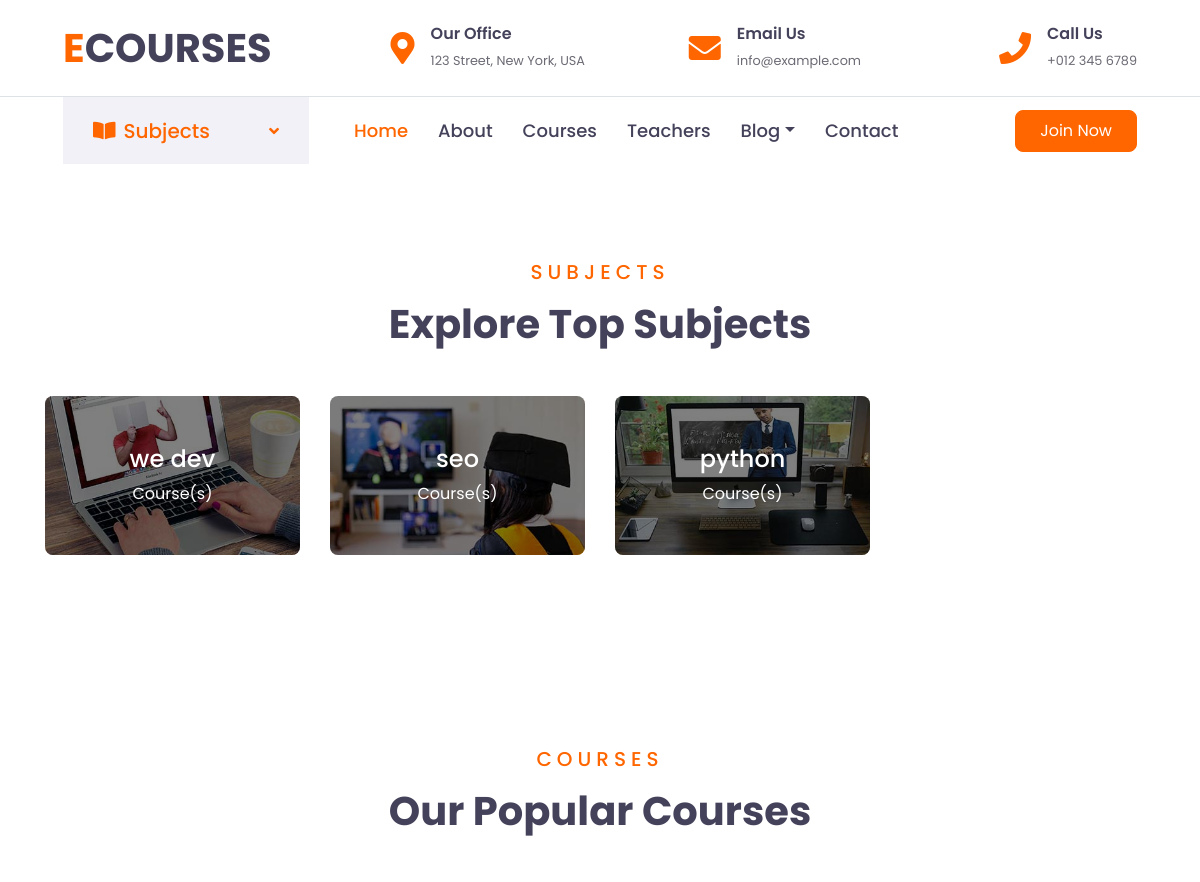
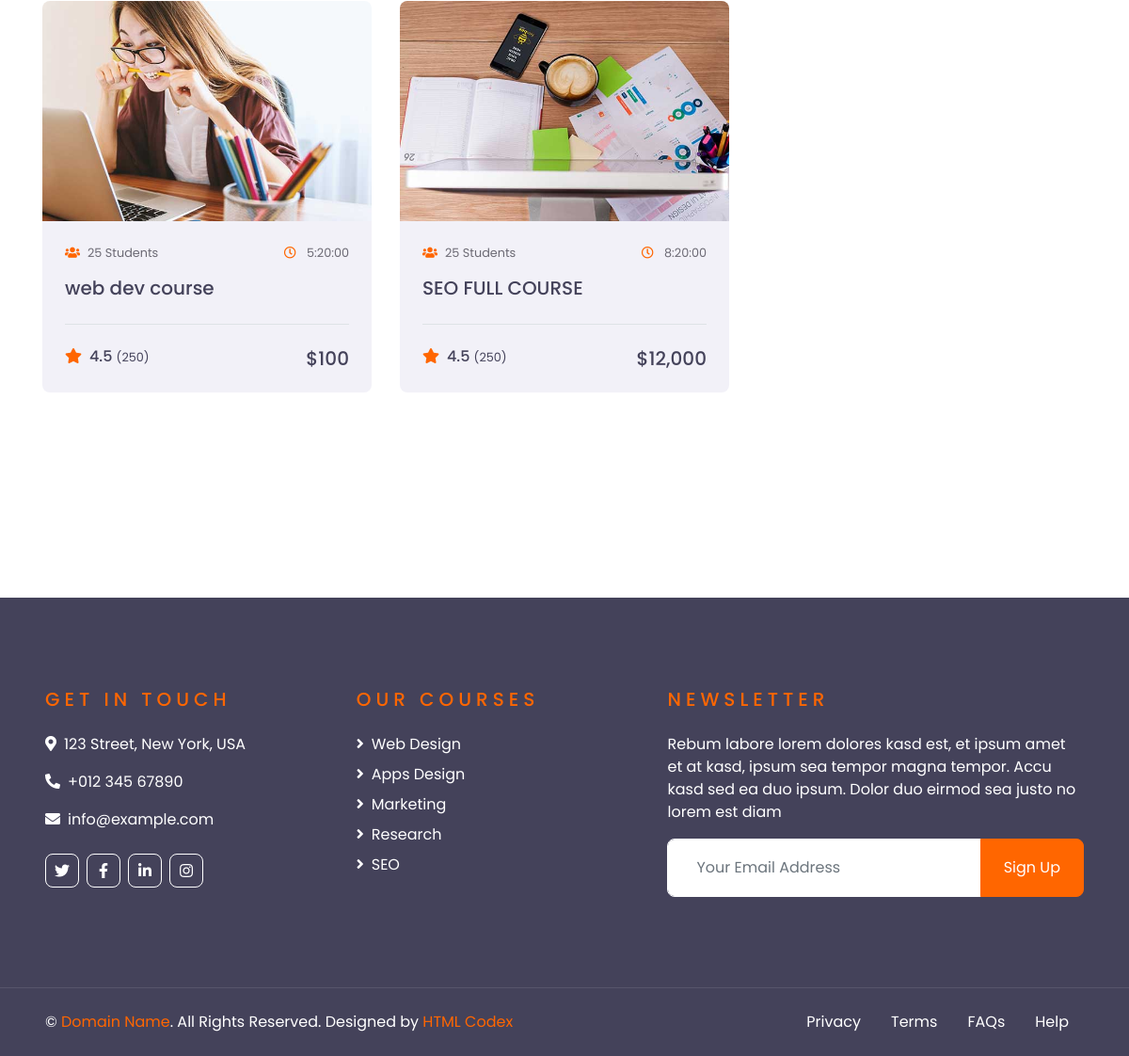
Screenshot of /course/ with the database file from the repository (2 pictures, top to bottom).
### home/models.py (models this page shows, shortened)
class Subjects(models.Model):
    subjectname = models.CharField(max_length=30)
    subjectImage = models.ImageField(upload_to='subjectimages',) #upload to media folder
    subjectDescription = models.TextField()
    class Meta:
        verbose_name = 'Subjects'
        verbose_name_plural = 'Subjects'

class Course(models.Model):
    courseSubject = models.ForeignKey(Subjects, on_delete=models.CASCADE,name="course", verbose_name="Course Subject")#relationship for subjects to course
    courseImage = models.ImageField(upload_to='subjectimages',help_text="image size 100 by 100",verbose_name="Course Image")
    courseName = models.CharField(max_length=100,verbose_name="Course Name")
    coursePrice = models.PositiveIntegerField(help_text='Price in dollars',verbose_name="Course Price")
    courseDuration = models.DurationField(default=timedelta(hours=5,minutes=20),verbose_name="Course Duration")

### home/views.py (the view)
# urls.py: path('course/', views.course,name='course'),
def course(reqest):
    all_courses = Course.objects.all() # this is how you query the database for all the courses
    all_subjects = Subjects.objects.annotate(course_count=models.Count('course'))
    context = {"allcourses":all_courses,"allsubjects":all_subjects}
    return render(reqest, 'course.html',context)#allcourses/subjects dictionary

### templates/course.html (shortened to what this page needs)
{% extends "base.html" %}
{% load static %}
{%load humanize %}
    {% block content %}
     <div class="container-fluid py-5">
      <div class="container pt-5 pb-3">
          <div class="text-center mb-5">
              <h5 class="text-primary text-uppercase mb-3" style="letter-spacing: 5px;">Subjects</h5>
              <h1>Explore Top Subjects</h1>
          </div>
          <div class="row">
            {% if  allsubjects%}
            {% for allsubject in allsubjects %}
              <div class="col-lg-3 col-md-6 mb-4">
                  <div class="cat-item position-relative overflow-hidden rounded mb-2">
                      <img class="img-fluid" src="{{allsubject.subjectImage.url}}" alt="{{allsubject.subjectImage.url}}">
                      <a class="cat-overlay text-white text-decoration-none" href="">
                          <h4 class="text-white font-weight-medium"> {{allsubject.subjectname}} </h4>
                          <span> {{allsubject.couse_count}} Course(s)</span>
                      </a>
                  </div>
              </div>
              {% endfor %}
              {% else %}
              <p>no subjects at the moment </p>
              {% endif %}
          </div>
      </div>
  </div>
    <div class="container-fluid py-5">
      <div class="container py-5">
        <div class="text-center mb-5">
          <h5
            class="text-primary text-uppercase mb-3"
            style="letter-spacing: 5px"
          >
            Courses
          </h5>
          <h1>Our Popular Courses</h1>
        </div>
        <div class="row">
          {% if allcourses %}
          {% for allcourse in allcourses %}
          <div class="col-lg-4 col-md-6 mb-4">
            <div class="rounded overflow-hidden mb-2">
              <img
                class="img-fluid"src=" {{allcourse.courseImage.url}} "alt=" {{allcourse.courseName}} "/>
              <div class="bg-secondary p-4">
                <div class="d-flex justify-content-between mb-3">
                  <small class="m-0"
                    ><i class="fa fa-users text-primary mr-2"></i>25
                    Students</small
                  >
                  <small class="m-0"
                    ><i class="far fa-clock text-primary mr-2"></i> {{allcourse.courseDuration}} </small
                  >
                </div>
                <a class="h5" href=""> {{allcourse.courseName }} </a>
                <div class="border-top mt-4 pt-4">
                  <div class="d-flex justify-content-between">
                    <h6 class="m-0">
                      <i class="fa fa-star text-primary mr-2"></i>4.5
                      <small>(250)</small>
                    </h6>
                    <h5 class="m-0"> ${{allcourse.coursePrice |intcomma}} </h5>
                  </div>
                </div>
              </div>
            </div>
          </div>
          {% endfor %}
          {% else %}
          <p>no course at the moment </p>
          {% endif %}
        </div>
      </div>
    </div>
{% endblock content %}

### templates/base.html (shortened to what this page needs)
{%load  static %}
<!DOCTYPE html>
<html lang="en">
<head>
    <link href="https://cdnjs.cloudflare.com/ajax/libs/font-awesome/5.10.0/css/all.min.css" rel="stylesheet">
    <link href="{% static 'lib/owlcarousel/assets/owl.carousel.min.css' %}" rel="stylesheet">
    <link href="{% static 'css/style.css' %}" rel="stylesheet">
</head>
<body>
    <div class="container-fluid d-none d-lg-block">
        <div class="row align-items-center py-4 px-xl-5">
            <div class="col-lg-3">
                <a href="" class="text-decoration-none">
                    <h1 class="m-0"><span class="text-primary">E</span>COURSES</h1>
                </a>
            </div>
            <div class="col-lg-3 text-right">
                <div class="d-inline-flex align-items-center">
                    <i class="fa fa-2x fa-map-marker-alt text-primary mr-3"></i>
                    <div class="text-left">
                        <h6 class="font-weight-semi-bold mb-1">Our Office</h6>
                        <small>123 Street, New York, USA</small>
                    </div>
                </div>
            </div>
            <div class="col-lg-3 text-right">
                <div class="d-inline-flex align-items-center">
                    <i class="fa fa-2x fa-envelope text-primary mr-3"></i>
                    <div class="text-left">
                        <h6 class="font-weight-semi-bold mb-1">Email Us</h6>
                        <small>info@example.com</small>
                    </div>
                </div>
            </div>
            <div class="col-lg-3 text-right">
                <div class="d-inline-flex align-items-center">
                    <i class="fa fa-2x fa-phone text-primary mr-3"></i>
                    <div class="text-left">
                        <h6 class="font-weight-semi-bold mb-1">Call Us</h6>
                        <small>+012 345 6789</small>
                    </div>
                </div>
            </div>
        </div>
    </div>
    <div class="container-fluid">
        <div class="row border-top px-xl-5">
            <div class="col-lg-3 d-none d-lg-block">
                <a class="d-flex align-items-center justify-content-between bg-secondary w-100 text-decoration-none" data-toggle="collapse" href="#navbar-vertical" style="height: 67px; padding: 0 30px;">
                    <h5 class="text-primary m-0"><i class="fa fa-book-open mr-2"></i>Subjects</h5>
                    <i class="fa fa-angle-down text-primary"></i>
                </a>
            </div>
            <div class="col-lg-9">
                <nav class="navbar navbar-expand-lg bg-light navbar-light py-3 py-lg-0 px-0">
                    <div class="collapse navbar-collapse justify-content-between" id="navbarCollapse">
                        <div class="navbar-nav py-0">
                            <a href="{% url "index" %}" class="nav-item nav-link active">Home</a>
                            <a href="{% url "about" %}" class="nav-item nav-link">About</a>
                            <a href="{% url "course" %}" class="nav-item nav-link">Courses</a>
                            <a href="{% url "teacher" %}" class="nav-item nav-link">Teachers</a>
                            <div class="nav-item dropdown">
                                <a href="#" class="nav-link dropdown-toggle" data-toggle="dropdown">Blog</a>
                            </div>
                            <a href="contact.html" class="nav-item nav-link">Contact</a>
                        </div>
                        <a class="btn btn-primary py-2 px-4 ml-auto d-none d-lg-block" href="">Join Now</a>
                    </div>
                </nav>
            </div>
        </div>
    </div>
{% block content %}
{% endblock content %}
    <div class="container-fluid bg-dark text-white py-5 px-sm-3 px-lg-5" style="margin-top: 90px;">
        <div class="row pt-5">
            <div class="col-lg-7 col-md-12">
                <div class="row">
                    <div class="col-md-6 mb-5">
                        <h5 class="text-primary text-uppercase mb-4" style="letter-spacing: 5px;">Get In Touch</h5>
                        <p><i class="fa fa-map-marker-alt mr-2"></i>123 Street, New York, USA</p>
                        <p><i class="fa fa-phone-alt mr-2"></i>+012 345 67890</p>
                        <p><i class="fa fa-envelope mr-2"></i>info@example.com</p>
                        <div class="d-flex justify-content-start mt-4">
                            <a class="btn btn-outline-light btn-square mr-2" href="#"><i class="fab fa-twitter"></i></a>
                            <a class="btn btn-outline-light btn-square mr-2" href="#"><i class="fab fa-facebook-f"></i></a>
                            <a class="btn btn-outline-light btn-square mr-2" href="#"><i class="fab fa-linkedin-in"></i></a>
                            <a class="btn btn-outline-light btn-square" href="#"><i class="fab fa-instagram"></i></a>
                        </div>
                    </div>
                    <div class="col-md-6 mb-5">
                        <h5 class="text-primary text-uppercase mb-4" style="letter-spacing: 5px;">Our Courses</h5>
                        <div class="d-flex flex-column justify-content-start">
                            <a class="text-white mb-2" href="#"><i class="fa fa-angle-right mr-2"></i>Web Design</a>
                            <a class="text-white mb-2" href="#"><i class="fa fa-angle-right mr-2"></i>Apps Design</a>
                            <a class="text-white mb-2" href="#"><i class="fa fa-angle-right mr-2"></i>Marketing</a>
                            <a class="text-white mb-2" href="#"><i class="fa fa-angle-right mr-2"></i>Research</a>
                            <a class="text-white" href="#"><i class="fa fa-angle-right mr-2"></i>SEO</a>
                        </div>
                    </div>
                </div>
            </div>
            <div class="col-lg-5 col-md-12 mb-5">
                <h5 class="text-primary text-uppercase mb-4" style="letter-spacing: 5px;">Newsletter</h5>
                <p>Rebum labore lorem dolores kasd est, et ipsum amet et at kasd, ipsum sea tempor magna tempor. Accu kasd sed ea duo ipsum. Dolor duo eirmod sea justo no lorem est diam</p>
                <div class="w-100">
                    <div class="input-group">
                        <input type="text" class="form-control border-light" style="padding: 30px;" placeholder="Your Email Address">
                        <div class="input-group-append">
                            <button class="btn btn-primary px-4">Sign Up</button>
                        </div>
                    </div>
                </div>
            </div>
        </div>
    </div>
    <div class="container-fluid bg-dark text-white border-top py-4 px-sm-3 px-md-5" style="border-color: rgba(256, 256, 256, .1) !important;">
        <div class="row">
            <div class="col-lg-6 text-center text-md-left mb-3 mb-md-0">
                <p class="m-0 text-white">&copy; <a href="#">Domain Name</a>. All Rights Reserved. Designed by <a href="https://htmlcodex.com">HTML Codex</a>
                </p>
            </div>
            <div class="col-lg-6 text-center text-md-right">
                <ul class="nav d-inline-flex">
                    <li class="nav-item">
                        <a class="nav-link text-white py-0" href="#">Privacy</a>
                    </li>
                    <li class="nav-item">
                        <a class="nav-link text-white py-0" href="#">Terms</a>
                    </li>
                    <li class="nav-item">
                        <a class="nav-link text-white py-0" href="#">FAQs</a>
                    </li>
                    <li class="nav-item">
                        <a class="nav-link text-white py-0" href="#">Help</a>
                    </li>
                </ul>
            </div>
        </div>
    </div>
</body>
</html>

### rows the page displays
Subjects: subjectImage (picture), subjectname "we dev"
Subjects: subjectImage (picture), subjectname "seo"
Subjects: subjectImage (picture), subjectname "python"
Course: courseImage (picture), courseDuration "5:20:00", courseName "web dev course", coursePrice "100"
Course: courseImage (picture), courseDuration "8:20:00", courseName "SEO FULL COURSE", coursePrice "12,000"
